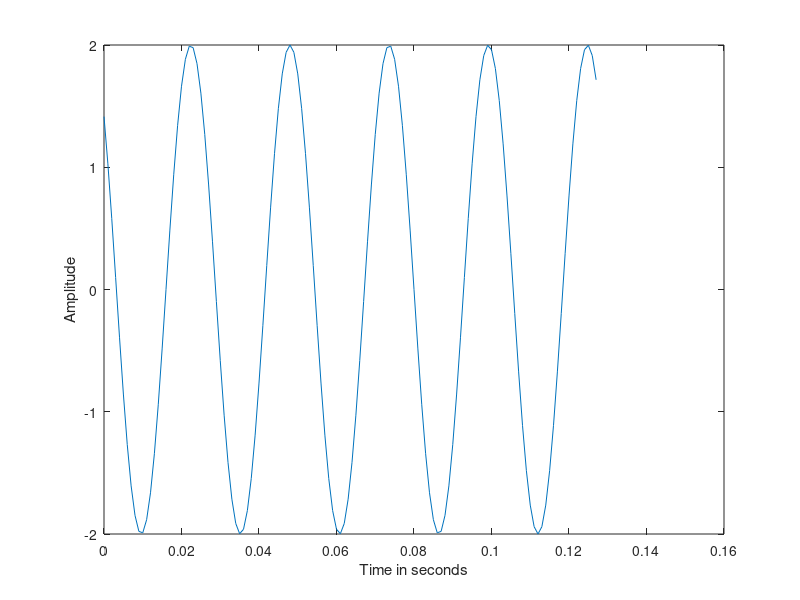

Here is the MATLAB script that generated this plot: (Note: this script raises an error after producing the figure.)
%nbPoints = 2^16;
%t = linspace(-2,2,nbPoints);
%Fe = nbPoints/4;
%f = linspace(-Fe,Fe,nbPoints);
%a = 2;f0 = 5; phi = pi/4;

Nt = 128;
fs = 1000;
f0 = 5/128*fs; %f0 = 39.0625 Hz
n = 0:Nt-1;
a = 2; phi = pi/4;

y = a*cos(2*pi*n*f0/fs + phi);

figure('Name','Time Plot');
plot(n/fs,y);
xlabel('Time in seconds');
ylabel('Amplitude');

Nf = 128;

[f,tfx] = transffourier(y,Nf,fs);

figure('Name','Spectre');
plot(f,abs(tfx));
xlabel('Frequency (Hz)');
ylabel('Amplitude');

figure('Name','Spectre with Cross marker');
plot(f,abs(tfx),'+');
xlabel('Frequency (Hz)');
ylabel('Amplitude');

Nf = 4096;

[f,tfx] = transffourier(y,Nf,fs);

figure('Name','Spectre with more samples');
plot(f,abs(tfx));
xlabel('Frequency (Hz)');
ylabel('Amplitude');

f0 = 5.7/128*fs; %f0 = 44.53125 


y = a*cos(2*pi*n*f0/fs + phi);

figure('Name','Time Plot with new f0');
plot(n/fs,y);
xlabel('Time in seconds');
ylabel('Amplitude');

Nf = 128;

[f,tfx] = transffourier(y,Nf,fs);

figure('Name','Spectre with new f0');
plot(f,abs(tfx));
xlabel('Frequency (Hz)');
ylabel('Amplitude');

figure('Name','Spectre with Cross marker with new f0');
plot(f,abs(tfx),'+');
xlabel('Frequency (Hz)');
ylabel('Amplitude');

% The position of the peaks corresponds to frequencies f0 + kfs and -f0+k'fs (k and k' belong
% to Z), where the dirac deltas of the samples sine wave should
% theoretically be positioned. And since the spectrum is periodic, the
% position of the two peaks we see depends on the period we chose to
% examine. If we use the transffourier_with_symmetry function, we then
% examine the central period and we see the two peaks at f0 and -f0. If we
% chose to use the transffourier function, then we view the two peaks
% belonging to first spectral period between 0 and fs, therefore the two
% peaks we see in this case belond to f0 and -f0 + fs. 

Nf = 4096;

[f,tfx] = transffourier(y,Nf,fs);

figure('Name','Spectre with more samples with new f0');
plot(f,abs(tfx));
xlabel('Frequency (Hz)');
ylabel('Amplitude');
